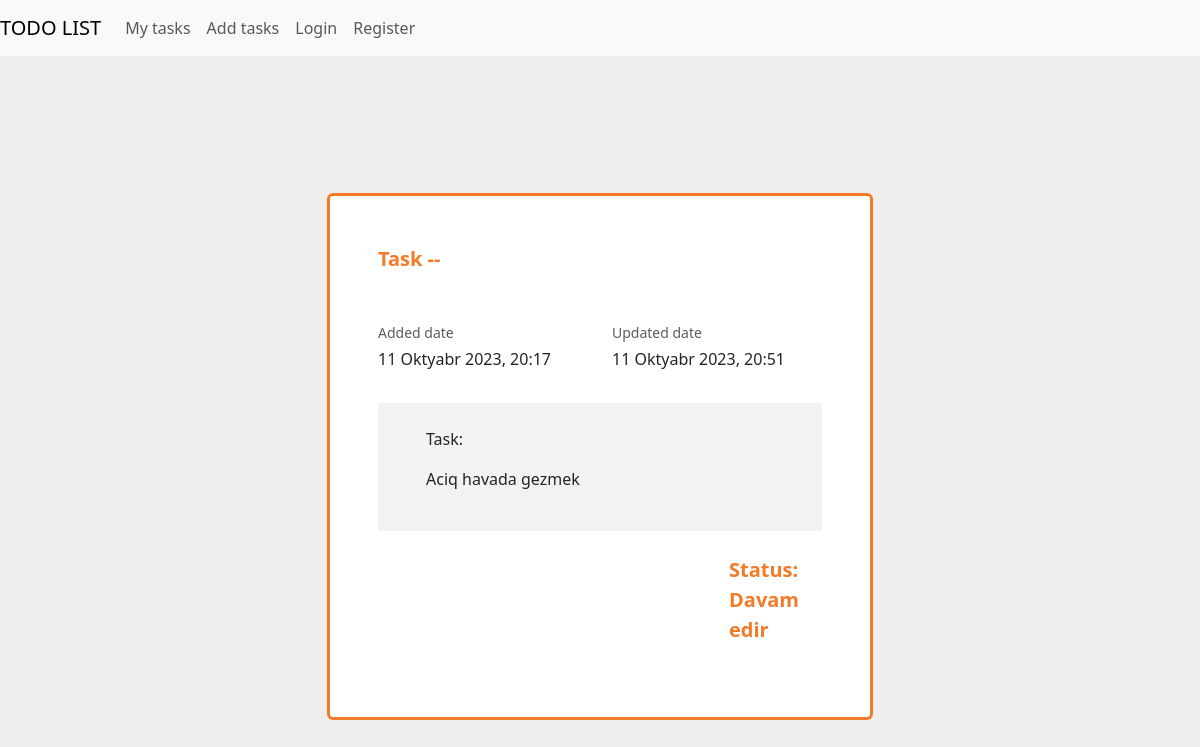
Screenshot of /detail/3/ with the database file from the repository.
### todo/models.py (models this page shows, shortened)
class Todo(models.Model):
    name = models.CharField(max_length=255, verbose_name="Ediləcək iş")
    status = models.CharField(max_length=255, choices=CHOICES, verbose_name="Taskin statusu", null=True, blank=True, default="Hələ başlanmayıb")
    add_date = models.DateTimeField(auto_now_add=True)
    update_date = models.DateTimeField(auto_now=True)
    delete_date = models.DateTimeField(null=True, blank=True)
    active = models.BooleanField(default=True)
    class Meta:
        ordering = ("add_date",)
        verbose_name = "Ediləcək iş"
        verbose_name_plural = "Ediləcək işlər"

### todo/views.py (the view)
# urls.py: path("detail/<int:id>/", detail_view, name="detail"),
def detail_view(request, id):
    my_obj = Todo.objects.get(id=id)
    context = {
        "myobj": my_obj
    }
    return render(request, "detail.html", context)

### templates/detail.html (shortened to what this page needs)
<!DOCTYPE html>
<html lang="en">
<head>
    <link
      href="https://cdn.jsdelivr.net/npm/bootstrap@5.3.2/dist/css/bootstrap.min.css"
      rel="stylesheet"
    />
</head>
<body>
      <nav class="navbar navbar-expand-lg navbar-light bg-light">
  <a class="navbar-brand" href="#">TODO LIST</a>
  <div class="collapse navbar-collapse" id="navbarNavDropdown">
    <ul class="navbar-nav">
      <li class="nav-item">
        <a class="nav-link" href="#">My tasks</a>
      </li>
      <li class="nav-item">
        <a class="nav-link" href="#">Add tasks</a>
      </li>
      <li class="nav-item">
        <a class="nav-link" href="#">Login</a>
      </li>
      <li class="nav-item">
        <a class="nav-link" href="#">Register</a>
      </li>
    </ul>
  </div>
</nav>
    <section class="h-100 h-custom" style="background-color: #eee;">
  <div class="container py-5 h-100">
    <div class="row d-flex justify-content-center align-items-center h-100">
      <div class="col-lg-8 col-xl-6">
        <div class="card border-top border-bottom border-3" style="border-color: #f37a27 !important;">
          <div class="card-body p-5">
            <p class="lead fw-bold mb-5" style="color: #f37a27;">Task -- </p>
            <div class="row">
              <div class="col mb-3">
                <p class="small text-muted mb-1">Added date</p>
                <p>{{myobj.add_date}}</p>
              </div>
              <div class="col mb-3">
                <p class="small text-muted mb-1">Updated date</p>
                <p>{{myobj.update_date}}</p>
              </div>
            </div>
            <div class="mx-n5 px-5 py-4" style="background-color: #f2f2f2;">
              <div class="row">
                <div class="col-md-12 col-lg-12">
                  <p>Task:
                    <br>
                    <p>{{myobj.name}}</p>
                  </p>
                </div>
              </div>
            </div>
            <div class="row my-4">
              <div class="col-md-4 offset-md-8 col-lg-3 offset-lg-9">
                <p class="lead fw-bold mb-0" style="color: #f37a27;">Status: {{myobj.status}}</p>
              </div>
            </div>
          </div>
        </div>
      </div>
    </div>
  </div>
</section>
</body>
</html>

### templates/detail.html (style rules this page uses)
@media (min-width: 1025px) { .h-custom { height: 100vh !important; } }

### rows the page displays
Todo: add_date "11 Oktyabr 2023, 20:17", update_date "11 Oktyabr 2023, 20:51", name "Aciq havada gezmek", status "Davam edir"
